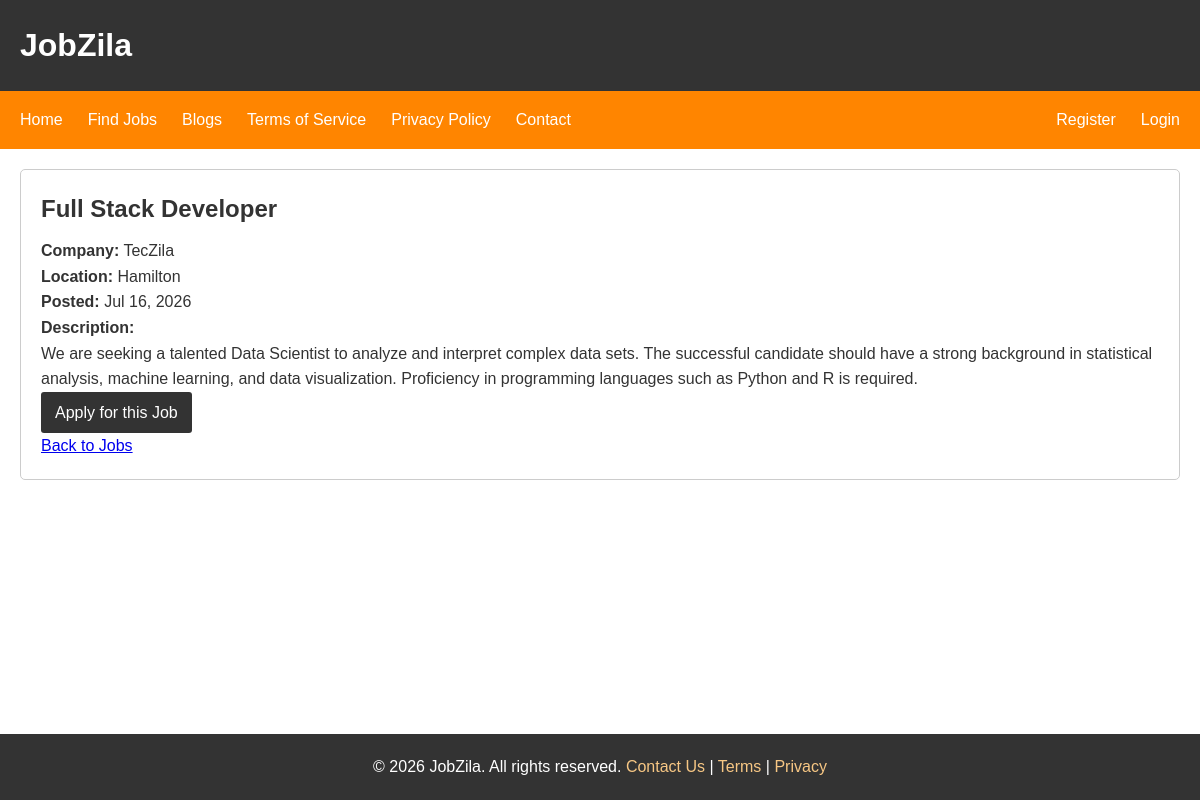
Page /jobs/1/ on the committed database.
### jobs/models.py (models this page shows, shortened)
class Job(models.Model):
    title = models.CharField(max_length=200)
    company = models.CharField(max_length=100)
    location = models.CharField(max_length=100)
    description = models.TextField()
    apply_link = models.URLField(blank=True, null=True)
    created_at = models.DateTimeField(auto_now_add=True)
    posted_by = models.ForeignKey(User, on_delete=models.CASCADE, null=True, blank=True)

### jobs/views.py (the view)
# urls.py: path("<int:job_id>/", views.job_detail, name="job_detail"),
def job_detail(request, job_id):
    job = get_object_or_404(Job, id=job_id)
    return render(
        request,
        "jobs/job_detail.html",
        {"job": job},
    )

### jobs/templates/jobs/job_detail.html (shortened to what this page needs)
{% extends "sharedpage.html" %}
{% block main %}
<section class="jobs-listing-section">
    <article class="jobs-listing">
        <h2>{{ job.title }}</h2>
        <p>
            <strong>Company:</strong>
            {{ job.company }}
        </p>
        <p>
            <strong>Location:</strong>
            {{ job.location }}
        </p>
        <p>
            <strong>Posted:</strong>
            {{ job.created_at|date:"M d, Y" }}
        </p>
        <p>
            <strong>Description:</strong>
        </p>
        <p>
            {{ job.description }}
        </p>
        {% if job.apply_link %}
            <p>
                <a
                    href="{{ job.apply_link }}"
                    target="_blank"
                    rel="noopener noreferrer"
                    class="view-job-link"
                >
                    Apply for this Job
                </a>
            </p>
        {% endif %}
        <p>
            <a href="{% url 'jobs:job_list' %}">
                Back to Jobs
            </a>
        </p>
    </article>
</section>
{% endblock main %}

### static/css/styles.css (style rules this page uses)
* { margin: 0; padding: 0; box-sizing: border-box; }
html, body { min-height: 100%; }
body { min-height: 100vh; font-family: Arial, Helvetica, sans-serif; font-size: 16px; line-height: 1.6; color: #333; display: flex; flex-direction: column; }
.privacy-section, .terms-section, .jobs-listing-section, .contact-section { width: 100%; margin: 20px 20px 30px; }
.privacy-section h2, .terms-section h2, .jobs-listing-section h2, .contact-section h2 { margin-bottom: 10px; }
.privacy, .terms, .jobs-listing, .contact { margin-bottom: 20px; border: 1px solid #ccc; border-radius: 5px; padding: 20px; }
.view-job-link { display: inline-block; background-color: #333; color: white; padding: 8px 14px; border-radius: 3px; text-decoration: none; }

### rows in the picture
Job: title "Full Stack Developer", company "TecZila", location "Hamilton", created_at "Jul 16, 2026", description "We are seeking a talented Data Scientist to analyze and interpret complex data sets. The successful candidate should have a strong background in statistical analysis, machine learning, and data visualization. Proficiency in programming languages such as Python and R is required."
